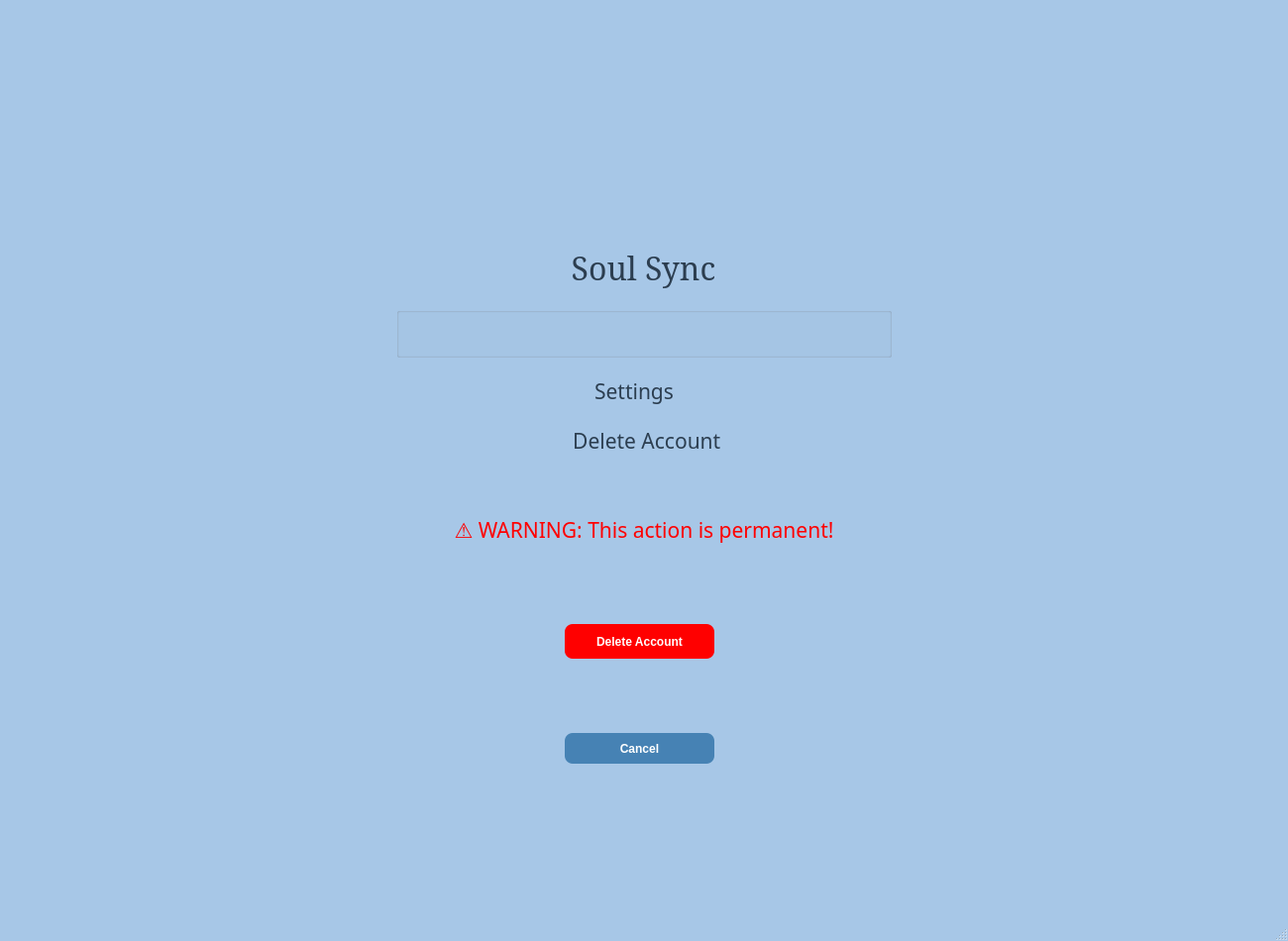
<?xml version="1.0" encoding="UTF-8"?>
<ui version="4.0">
 <class>MainWindow</class>
 <widget class="QMainWindow" name="MainWindow">
  <property name="geometry">
   <rect>
    <x>0</x>
    <y>0</y>
    <width>1300</width>
    <height>950</height>
   </rect>
  </property>
  <property name="palette">
   <palette>
    <active>
     <colorrole role="Base">
      <brush brushstyle="SolidPattern">
       <color alpha="255">
        <red>255</red>
        <green>255</green>
        <blue>255</blue>
       </color>
      </brush>
     </colorrole>
     <colorrole role="Window">
      <brush brushstyle="SolidPattern">
       <color alpha="255">
        <red>167</red>
        <green>199</green>
        <blue>231</blue>
       </color>
      </brush>
     </colorrole>
    </active>
    <inactive>
     <colorrole role="Base">
      <brush brushstyle="SolidPattern">
       <color alpha="255">
        <red>255</red>
        <green>255</green>
        <blue>255</blue>
       </color>
      </brush>
     </colorrole>
     <colorrole role="Window">
      <brush brushstyle="SolidPattern">
       <color alpha="255">
        <red>167</red>
        <green>199</green>
        <blue>231</blue>
       </color>
      </brush>
     </colorrole>
    </inactive>
    <disabled>
     <colorrole role="Base">
      <brush brushstyle="SolidPattern">
       <color alpha="255">
        <red>167</red>
        <green>199</green>
        <blue>231</blue>
       </color>
      </brush>
     </colorrole>
     <colorrole role="Window">
      <brush brushstyle="SolidPattern">
       <color alpha="255">
        <red>167</red>
        <green>199</green>
        <blue>231</blue>
       </color>
      </brush>
     </colorrole>
    </disabled>
   </palette>
  </property>
  <property name="font">
   <font>
    <family>MS Shell Dlg 2</family>
   </font>
  </property>
  <property name="windowTitle">
   <string>Soul Sync</string>
  </property>
  <property name="windowIcon">
   <iconset>
    <normaloff>../model/_c5dca270-092d-4483-b12e-a031080d7df9.jpeg</normaloff>
    <normalon>../model/_c5dca270-092d-4483-b12e-a031080d7df9.jpeg</normalon>../model/_c5dca270-092d-4483-b12e-a031080d7df9.jpeg</iconset>
  </property>
  <property name="iconSize">
   <size>
    <width>24</width>
    <height>24</height>
   </size>
  </property>
  <widget class="QWidget" name="centralwidget">
   <widget class="QLabel" name="label_2">
    <property name="geometry">
     <rect>
      <x>554</x>
      <y>250</y>
      <width>191</width>
      <height>41</height>
     </rect>
    </property>
    <property name="font">
     <font>
      <family>MS Serif</family>
      <pointsize>24</pointsize>
     </font>
    </property>
    <property name="styleSheet">
     <string notr="true">QLabel{color: #2C3E50;
}
</string>
    </property>
    <property name="text">
     <string>Soul Sync</string>
    </property>
    <property name="scaledContents">
     <bool>false</bool>
    </property>
    <property name="alignment">
     <set>Qt::AlignCenter</set>
    </property>
    <property name="wordWrap">
     <bool>false</bool>
    </property>
   </widget>
   <widget class="QLabel" name="label_3">
    <property name="geometry">
     <rect>
      <x>540</x>
      <y>370</y>
      <width>200</width>
      <height>50</height>
     </rect>
    </property>
    <property name="font">
     <font>
      <family>Microsoft Uighur</family>
      <pointsize>16</pointsize>
     </font>
    </property>
    <property name="styleSheet">
     <string notr="true">QLabel{color: #2C3E50;
}
</string>
    </property>
    <property name="text">
     <string>Settings</string>
    </property>
    <property name="alignment">
     <set>Qt::AlignCenter</set>
    </property>
   </widget>
   <widget class="QLabel" name="label">
    <property name="geometry">
     <rect>
      <x>554</x>
      <y>50</y>
      <width>191</width>
      <height>181</height>
     </rect>
    </property>
    <property name="text">
     <string/>
    </property>
    <property name="pixmap">
     <pixmap>soul_sync_logo.jpg</pixmap>
    </property>
    <property name="scaledContents">
     <bool>true</bool>
    </property>
   </widget>
   <widget class="QStackedWidget" name="stackedWidget">
    <property name="enabled">
     <bool>true</bool>
    </property>
    <property name="geometry">
     <rect>
      <x>440</x>
      <y>420</y>
      <width>431</width>
      <height>511</height>
     </rect>
    </property>
    <property name="currentIndex">
     <number>2</number>
    </property>
    <widget class="QWidget" name="page_3">
     <widget class="QPushButton" name="new_password_btn">
      <property name="geometry">
       <rect>
        <x>130</x>
        <y>80</y>
        <width>151</width>
        <height>35</height>
       </rect>
      </property>
      <property name="font">
       <font>
        <pointsize>-1</pointsize>
        <weight>75</weight>
        <bold>true</bold>
       </font>
      </property>
      <property name="styleSheet">
       <string notr="true">QPushButton {
    background-color: #4682B4;
    color: white;
    font-size: 12px;
    font-weight: bold;
    border: none;
    border-radius: 8px; 
    padding: 10px 20px;
    min-width: 10px;
    transition: background-color 0.3s ease-in-out, transform 0.1s;
}
QPushButton:hover {
    background-color: #5A9BD6;
}

QPushButton:pressed {
    background-color: #36648B;
    transform: scale(0.98); 
}
</string>
      </property>
      <property name="text">
       <string>Change Password</string>
      </property>
     </widget>
     <widget class="QPushButton" name="delete_account_btn_2">
      <property name="geometry">
       <rect>
        <x>130</x>
        <y>160</y>
        <width>151</width>
        <height>35</height>
       </rect>
      </property>
      <property name="font">
       <font>
        <pointsize>-1</pointsize>
        <weight>75</weight>
        <bold>true</bold>
       </font>
      </property>
      <property name="styleSheet">
       <string notr="true">QPushButton {
    background-color: #4682B4;
    color: white;
    font-size: 12px;
    font-weight: bold;
    border: none;
    border-radius: 8px; 
    padding: 10px 20px;
    min-width: 10px;
    transition: background-color 0.3s ease-in-out, transform 0.1s;
}
QPushButton:hover {
    background-color: #5A9BD6;
}

QPushButton:pressed {
    background-color: #36648B;
    transform: scale(0.98); 
}
</string>
      </property>
      <property name="text">
       <string>Delete Account</string>
      </property>
     </widget>
     <widget class="QPushButton" name="back_menu_btn">
      <property name="geometry">
       <rect>
        <x>130</x>
        <y>240</y>
        <width>151</width>
        <height>35</height>
       </rect>
      </property>
      <property name="font">
       <font>
        <pointsize>-1</pointsize>
        <weight>75</weight>
        <bold>true</bold>
       </font>
      </property>
      <property name="styleSheet">
       <string notr="true">QPushButton {
    background-color: #4682B4;
    color: white;
    font-size: 12px;
    font-weight: bold;
    border: none;
    border-radius: 8px; 
    padding: 10px 20px;
    min-width: 10px;
    transition: background-color 0.3s ease-in-out, transform 0.1s;
}
QPushButton:hover {
    background-color: #5A9BD6;
}

QPushButton:pressed {
    background-color: #36648B;
    transform: scale(0.98); 
}
</string>
      </property>
      <property name="text">
       <string>Menu</string>
      </property>
     </widget>
    </widget>
    <widget class="QWidget" name="page">
     <widget class="QLabel" name="label_13">
      <property name="geometry">
       <rect>
        <x>110</x>
        <y>0</y>
        <width>200</width>
        <height>50</height>
       </rect>
      </property>
      <property name="font">
       <font>
        <family>Microsoft Uighur</family>
        <pointsize>16</pointsize>
       </font>
      </property>
      <property name="styleSheet">
       <string notr="true">QLabel{color: #2C3E50;
}
</string>
      </property>
      <property name="text">
       <string>Change Password</string>
      </property>
      <property name="alignment">
       <set>Qt::AlignCenter</set>
      </property>
     </widget>
     <widget class="QLabel" name="label_4">
      <property name="geometry">
       <rect>
        <x>124</x>
        <y>120</y>
        <width>150</width>
        <height>20</height>
       </rect>
      </property>
      <property name="font">
       <font>
        <family>MS Shell Dlg 2</family>
        <pointsize>7</pointsize>
       </font>
      </property>
      <property name="text">
       <string>Password Requirements</string>
      </property>
     </widget>
     <widget class="QLineEdit" name="confirm_password">
      <property name="geometry">
       <rect>
        <x>124</x>
        <y>280</y>
        <width>171</width>
        <height>20</height>
       </rect>
      </property>
      <property name="font">
       <font>
        <family>MS Shell Dlg 2</family>
        <pointsize>7</pointsize>
       </font>
      </property>
      <property name="placeholderText">
       <string>Confirm Password</string>
      </property>
     </widget>
     <widget class="QLabel" name="label_8">
      <property name="geometry">
       <rect>
        <x>124</x>
        <y>260</y>
        <width>170</width>
        <height>12</height>
       </rect>
      </property>
      <property name="font">
       <font>
        <family>MS Gothic</family>
        <pointsize>7</pointsize>
       </font>
      </property>
      <property name="text">
       <string>Confirm Password</string>
      </property>
     </widget>
     <widget class="QCheckBox" name="uppercase_checkbox">
      <property name="geometry">
       <rect>
        <x>140</x>
        <y>170</y>
        <width>251</width>
        <height>16</height>
       </rect>
      </property>
      <property name="font">
       <font>
        <family>MS Shell Dlg 2</family>
        <pointsize>7</pointsize>
       </font>
      </property>
      <property name="text">
       <string>At least one uppercase letter</string>
      </property>
     </widget>
     <widget class="QLineEdit" name="new_password">
      <property name="geometry">
       <rect>
        <x>124</x>
        <y>90</y>
        <width>171</width>
        <height>20</height>
       </rect>
      </property>
      <property name="font">
       <font>
        <family>MS Shell Dlg 2</family>
        <pointsize>7</pointsize>
       </font>
      </property>
      <property name="placeholderText">
       <string>Create New Password</string>
      </property>
     </widget>
     <widget class="QLabel" name="label_7">
      <property name="geometry">
       <rect>
        <x>124</x>
        <y>70</y>
        <width>101</width>
        <height>16</height>
       </rect>
      </property>
      <property name="font">
       <font>
        <family>MS Gothic</family>
        <pointsize>7</pointsize>
       </font>
      </property>
      <property name="text">
       <string>New Password</string>
      </property>
     </widget>
     <widget class="QCheckBox" name="digit_checkbox">
      <property name="geometry">
       <rect>
        <x>140</x>
        <y>210</y>
        <width>261</width>
        <height>16</height>
       </rect>
      </property>
      <property name="font">
       <font>
        <family>MS Shell Dlg 2</family>
        <pointsize>7</pointsize>
       </font>
      </property>
      <property name="text">
       <string>At least one digit</string>
      </property>
     </widget>
     <widget class="QCheckBox" name="char_length_checkbox">
      <property name="geometry">
       <rect>
        <x>140</x>
        <y>150</y>
        <width>241</width>
        <height>16</height>
       </rect>
      </property>
      <property name="font">
       <font>
        <family>MS Shell Dlg 2</family>
        <pointsize>7</pointsize>
       </font>
      </property>
      <property name="text">
       <string>At least 7 characters in length</string>
      </property>
     </widget>
     <widget class="QCheckBox" name="special_char_checkbox">
      <property name="geometry">
       <rect>
        <x>140</x>
        <y>230</y>
        <width>291</width>
        <height>16</height>
       </rect>
      </property>
      <property name="font">
       <font>
        <family>MS Shell Dlg 2</family>
        <pointsize>7</pointsize>
       </font>
      </property>
      <property name="text">
       <string>At least one special character</string>
      </property>
     </widget>
     <widget class="QCheckBox" name="lowercase_checkbox">
      <property name="geometry">
       <rect>
        <x>140</x>
        <y>190</y>
        <width>271</width>
        <height>16</height>
       </rect>
      </property>
      <property name="font">
       <font>
        <family>MS Shell Dlg 2</family>
        <pointsize>7</pointsize>
       </font>
      </property>
      <property name="text">
       <string>At least one lowercase letter</string>
      </property>
     </widget>
     <widget class="QPushButton" name="confirm_change_btn">
      <property name="geometry">
       <rect>
        <x>130</x>
        <y>360</y>
        <width>151</width>
        <height>35</height>
       </rect>
      </property>
      <property name="font">
       <font>
        <pointsize>-1</pointsize>
        <weight>75</weight>
        <bold>true</bold>
       </font>
      </property>
      <property name="styleSheet">
       <string notr="true">QPushButton {
    background-color: #4682B4;
    color: white;
    font-size: 12px;
    font-weight: bold;
    border: none;
    border-radius: 8px; 
    padding: 10px 20px;
    min-width: 10px;
    transition: background-color 0.3s ease-in-out, transform 0.1s;
}
QPushButton:hover {
    background-color: #5A9BD6;
}

QPushButton:pressed {
    background-color: #36648B;
    transform: scale(0.98); 
}
</string>
      </property>
      <property name="text">
       <string>Reset Password</string>
      </property>
     </widget>
     <widget class="QPushButton" name="cancel_password_btn">
      <property name="geometry">
       <rect>
        <x>130</x>
        <y>420</y>
        <width>151</width>
        <height>31</height>
       </rect>
      </property>
      <property name="font">
       <font>
        <pointsize>-1</pointsize>
        <weight>75</weight>
        <bold>true</bold>
       </font>
      </property>
      <property name="styleSheet">
       <string notr="true">QPushButton {
    background-color: #4682B4;
    color: white;
    font-size: 12px;
    font-weight: bold;
    border: none;
    border-radius: 8px; 
    padding: 10px 20px;
    min-width: 10px;
    transition: background-color 0.3s ease-in-out, transform 0.1s;
}
QPushButton:hover {
    background-color: #5A9BD6;
}

QPushButton:pressed {
    background-color: #36648B;
    transform: scale(0.98); 
}
</string>
      </property>
      <property name="text">
       <string>Back</string>
      </property>
     </widget>
    </widget>
    <widget class="QWidget" name="page_2">
     <widget class="QLabel" name="label_12">
      <property name="geometry">
       <rect>
        <x>110</x>
        <y>0</y>
        <width>200</width>
        <height>50</height>
       </rect>
      </property>
      <property name="font">
       <font>
        <family>Microsoft Uighur</family>
        <pointsize>16</pointsize>
       </font>
      </property>
      <property name="styleSheet">
       <string notr="true">QLabel{color: #2C3E50;
}
</string>
      </property>
      <property name="text">
       <string> Delete Account</string>
      </property>
      <property name="alignment">
       <set>Qt::AlignCenter</set>
      </property>
     </widget>
     <widget class="QLabel" name="label_14">
      <property name="geometry">
       <rect>
        <x>10</x>
        <y>90</y>
        <width>400</width>
        <height>50</height>
       </rect>
      </property>
      <property name="font">
       <font>
        <family>Microsoft Uighur</family>
        <pointsize>16</pointsize>
       </font>
      </property>
      <property name="styleSheet">
       <string notr="true">QLabel{color: #2C3E50;
	color: rgb(255, 0, 0);
}
</string>
      </property>
      <property name="text">
       <string>⚠️ WARNING: This action is permanent!</string>
      </property>
      <property name="alignment">
       <set>Qt::AlignCenter</set>
      </property>
     </widget>
     <widget class="QPushButton" name="delete_account_btn">
      <property name="geometry">
       <rect>
        <x>130</x>
        <y>210</y>
        <width>151</width>
        <height>35</height>
       </rect>
      </property>
      <property name="font">
       <font>
        <pointsize>-1</pointsize>
        <weight>75</weight>
        <bold>true</bold>
       </font>
      </property>
      <property name="styleSheet">
       <string notr="true">QPushButton {
	background-color: rgb(255, 0, 0);
    color: white;
    font-size: 12px;
    font-weight: bold;
    border: none;
    border-radius: 8px; 
    padding: 10px 20px;
    min-width: 10px;
    transition: background-color 0.3s ease-in-out, transform 0.1s;
}
QPushButton:hover {
    background-color: rgb(255, 0, 0);
}

QPushButton:pressed {
    background-color: #36648B;
    transform: scale(0.98); 
}
</string>
      </property>
      <property name="text">
       <string>Delete Account</string>
      </property>
     </widget>
     <widget class="QPushButton" name="cancel_delete_btn">
      <property name="geometry">
       <rect>
        <x>130</x>
        <y>320</y>
        <width>151</width>
        <height>31</height>
       </rect>
      </property>
      <property name="font">
       <font>
        <pointsize>-1</pointsize>
        <weight>75</weight>
        <bold>true</bold>
       </font>
      </property>
      <property name="styleSheet">
       <string notr="true">QPushButton {
    background-color: #4682B4;
    color: white;
    font-size: 12px;
    font-weight: bold;
    border: none;
    border-radius: 8px; 
    padding: 10px 20px;
    min-width: 10px;
    transition: background-color 0.3s ease-in-out, transform 0.1s;
}
QPushButton:hover {
    background-color: #5A9BD6;
}

QPushButton:pressed {
    background-color: #36648B;
    transform: scale(0.98); 
}
</string>
      </property>
      <property name="text">
       <string>Cancel</string>
      </property>
     </widget>
    </widget>
   </widget>
   <widget class="QGroupBox" name="groupBox">
    <property name="geometry">
     <rect>
      <x>400</x>
      <y>310</y>
      <width>500</width>
      <height>51</height>
     </rect>
    </property>
    <property name="title">
     <string/>
    </property>
    <widget class="QLabel" name="error_label">
     <property name="geometry">
      <rect>
       <x>0</x>
       <y>0</y>
       <width>471</width>
       <height>51</height>
      </rect>
     </property>
     <property name="text">
      <string/>
     </property>
     <property name="alignment">
      <set>Qt::AlignCenter</set>
     </property>
    </widget>
   </widget>
  </widget>
  <widget class="QMenuBar" name="menubar">
   <property name="geometry">
    <rect>
     <x>0</x>
     <y>0</y>
     <width>1300</width>
     <height>21</height>
    </rect>
   </property>
  </widget>
  <widget class="QStatusBar" name="statusbar"/>
 </widget>
 <resources/>
 <connections/>
</ui>
